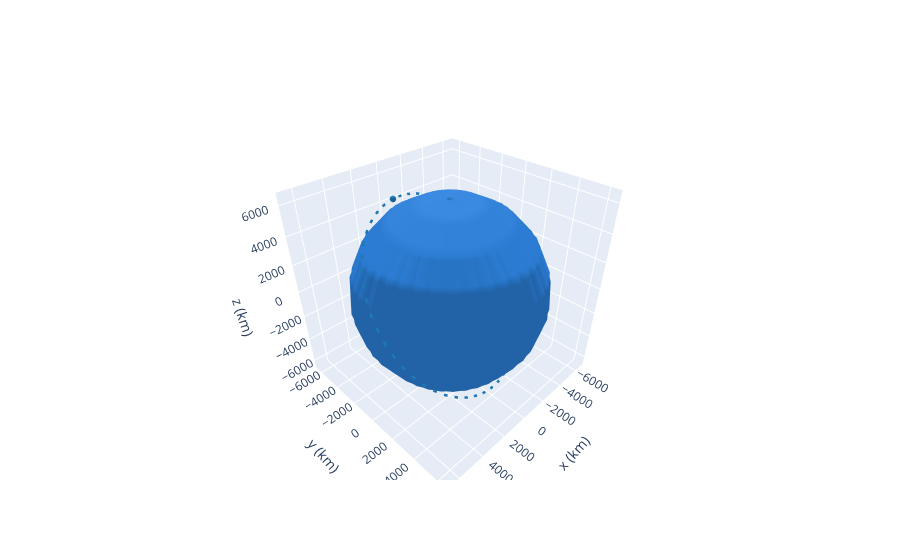

The notebook cell saved with this chart:
### Code cell
iss.plot(label="ISS", interactive=True, use_3d=True)

### Figure 1 — Plotly figure (JSON) as saved in the notebook; plotly's stock layout.template omitted (floating-point values rounded to 4 significant figures; data arrays with more than 128 entries replaced by an {"elided": "..."} marker saying what was removed)
{"data": [{"cauto": false, "cmax": 1, "cmin": 1, "colorscale": [[0, "#2a7bd1"], [1, "#2a7bd1"]], "name": "Earth", "showscale": false, "type": "surface", "x": {"elided": "20x20 float values"}, "y": {"elided": "20x20 float values"}, "z": {"elided": "20x20 float values"}}, {"line": {"color": "rgb(31, 119, 180)", "dash": "dash", "width": 5}, "mode": "lines", "name": "2013-03-18 12:00 (ISS)", "type": "scatter3d", "x": {"elided": "150 float values"}, "y": {"elided": "150 float values"}, "z": {"elided": "150 float values"}}, {"cauto": false, "cmax": 1, "cmin": 1, "colorscale": [[0, "rgb(31, 119, 180)"], [1, "rgb(31, 119, 180)"]], "name": "2013-03-18 12:00 (ISS)", "showscale": false, "type": "surface", "x": {"elided": "20x20 float values"}, "y": {"elided": "20x20 float values"}, "z": {"elided": "20x20 float values"}}, {"cauto": false, "cmax": 1, "cmin": 1, "colorscale": [[0, "#2a7bd1"], [1, "#2a7bd1"]], "name": "Earth", "showscale": false, "type": "surface", "x": {"elided": "20x20 float values"}, "y": {"elided": "20x20 float values"}, "z": {"elided": "20x20 float values"}}], "layout": {"autosize": true, "scene": {"aspectmode": "data", "xaxis": {"title": {"text": "x (km)"}}, "yaxis": {"title": {"text": "y (km)"}}, "zaxis": {"title": {"text": "z (km)"}}}}}
